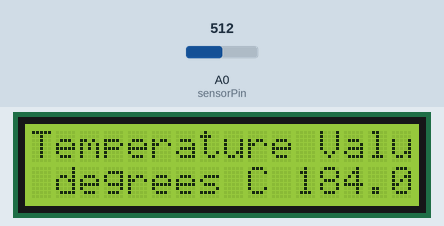
A sketch run on a simulated Arduino Uno, built with avr-gcc and run on an emulated ATmega328P. Parts: 16×2 character LCD. The inputs (shaded band) are chosen by the test bench; at power-on: A0 (sensorPin) = 512. What the sketch prints to the serial monitor is not drawn.

Above: at 1.2 s.
1.3 s: A0 (sensorPin) set to 339
At 2.4 s:
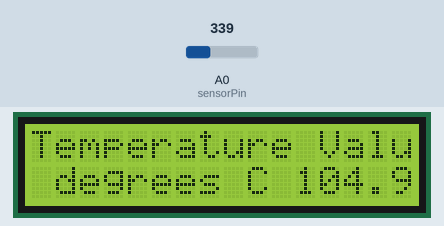
2.8 s: A0 (sensorPin) set to 320
At 4.0 s:
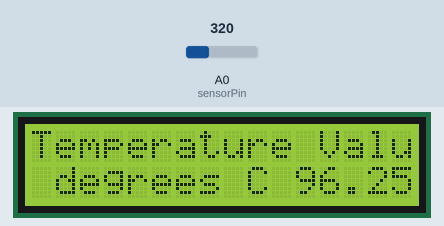
4.3 s: A0 (sensorPin) set to 306
At 4.8 s:
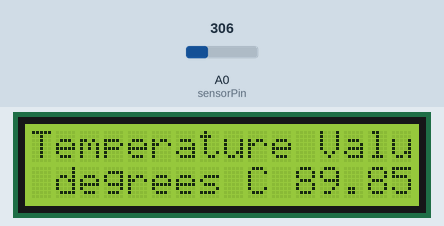
Timing chart, 0 to 7.3 s (numbered marks = the images above; inputs shaded):
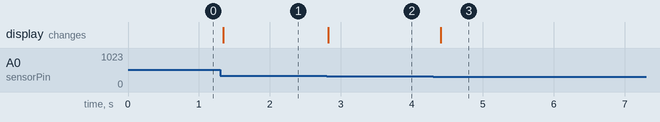

The sketch:

fantabulous_vihelmo_duup1__2_.ino
```cpp
#include "LiquidCrystal.h"
LiquidCrystal lcd(7,6,5,4,3,2);
int sensorPin = 0;

void setup()
{
  Serial.begin(9600);
  lcd.begin(16,2);
}

void loop()
{

 int reading = analogRead(sensorPin);

 // measure the 5v with a meter for an accurate value
 //In particular if your Arduino is USB powered

 float voltage = reading * 4.68;
 voltage /= 1024.0;

 // now print out the temperature

 float temperatureC = (voltage - 0.5) * 100;
 Serial.print(temperatureC);
 Serial.println(" degrees C");

   lcd.setCursor(0,0);
   lcd.print("Temperature Value ");
   lcd.setCursor(0,1);
   lcd.print(" degrees C");
   lcd.setCursor(11,1);
   lcd.print(temperatureC);

 delay(100);
}
```

Measured:
- after the input at 1.3 s, the display: changes at once (image 1)
- after the input at 2.8 s, the display: changes at once (image 2)
- after the input at 4.3 s, the display: changes after 0.11 s (image 3)
